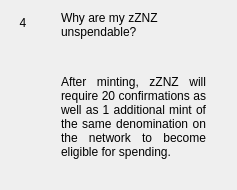
                  <widget class="QWidget" name="widgetFaq4" native="true">
                   <layout class="QHBoxLayout" name="horizontalPage_4" stretch="0,1">
                    <item alignment="Qt::AlignTop">
                     <widget class="QLabel" name="labelNumber4">
                      <property name="minimumSize">
                       <size>
                        <width>24</width>
                        <height>24</height>
                       </size>
                      </property>
                      <property name="maximumSize">
                       <size>
                        <width>16777215</width>
                        <height>24</height>
                       </size>
                      </property>
                      <property name="text">
                       <string>4</string>
                      </property>
                      <property name="alignment">
                       <set>Qt::AlignCenter</set>
                      </property>
                     </widget>
                    </item>
                    <item>
                     <layout class="QVBoxLayout" name="verticalLayoutPage_4">
                      <property name="leftMargin">
                       <number>20</number>
                      </property>
                      <property name="rightMargin">
                       <number>20</number>
                      </property>
                      <item>
                       <widget class="QLabel" name="labelSubtitle4">
                        <property name="text">
                         <string>Why are my zZNZ unspendable?</string>
                        </property>
                        <property name="wordWrap">
                         <bool>true</bool>
                        </property>
                       </widget>
                      </item>
                      <item>
                       <spacer name="verticalSpacer_40">
                        <property name="orientation">
                         <enum>Qt::Vertical</enum>
                        </property>
                        <property name="sizeType">
                         <enum>QSizePolicy::Fixed</enum>
                        </property>
                        <property name="sizeHint" stdset="0">
                         <size>
                          <width>20</width>
                          <height>30</height>
                         </size>
                        </property>
                       </spacer>
                      </item>
                      <item>
                       <widget class="QLabel" name="labelContent4">
                        <property name="text">
                         <string>
                           &lt;html&gt;&lt;head/&gt;&lt;body&gt;&lt;p align=&quot;justify&quot;&gt;
                           After minting, zZNZ will require 20 confirmations as well as 1
                           additional mint of the same denomination on the network to
                           become eligible for spending.
                           &lt;/p&gt;&lt;/body&gt;&lt;/html&gt;
                         </string>
                        </property>
                        <property name="alignment">
                         <set>Qt::AlignLeading|Qt::AlignLeft|Qt::AlignTop</set>
                        </property>
                        <property name="wordWrap">
                         <bool>true</bool>
                        </property>
                       </widget>
                      </item>
                      <item>
                       <spacer name="verticalSpacer_41">
                        <property name="orientation">
                         <enum>Qt::Vertical</enum>
                        </property>
                        <property name="sizeHint" stdset="0">
                         <size>
                          <width>20</width>
                          <height>20</height>
                         </size>
                        </property>
                       </spacer>
                      </item>
                     </layout>
                    </item>
                   </layout>
                  </widget>
